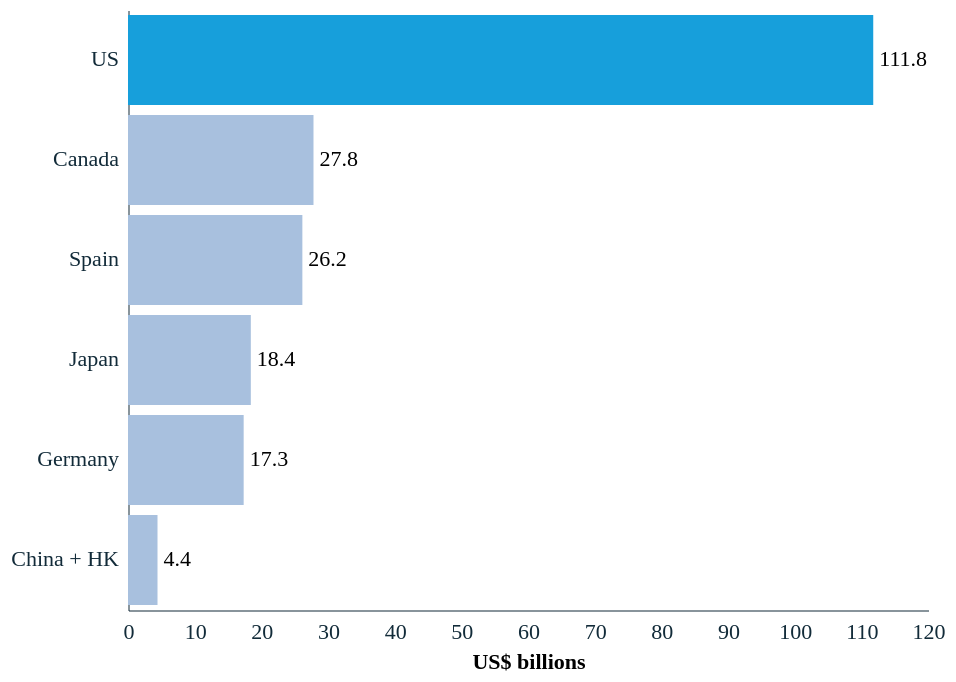

The code cell stored with this chart in its notebook:
### Code cell
# ── Read Chart 2 data ──
df2 = pd.read_excel("../data/Chartbook_Mexico_Nearshoring_ECO_v080626.xlsx",
                     sheet_name="Chart 2", skiprows=1,
                     usecols="A:B", names=["Country","Value"])

df2 = df2.dropna()
df2 = df2[df2["Country"] != "Total general"]
df2["Value"] = df2["Value"] / 1000  # to billions

# ── Chart 2: Cumulative FDI by country of origin ──
chart2 = alt.Chart(df2).mark_bar().encode(
    x=alt.X('Value:Q', axis=alt.Axis(title='US$ billions', format='.0f')),
    y=alt.Y('Country:N', sort='-x'),
    color=alt.condition(
        alt.datum.Country == 'US',
        alt.value(pallete["nominal_1"]),
        alt.value(pallete["bar"]["other"])
    )
)

text = alt.Chart(df2).mark_text(
    align='left',
    dx=3,
    fontSize=11,
).encode(
    x=alt.X('Value:Q'),
    y=alt.Y('Country:N', sort='-x'),
    text=alt.Text('Value:Q', format='.1f')
)

chart2 = chart2 + text
chart2

### Figure 1 — Vega-Lite specification as saved in the notebook (floating-point values rounded to 4 significant figures)
{"config": {"font": "Circular Std", "mark": {"line": {"interpolate": "linear"}}, "view": {"stroke": "transparent", "width": 400, "height": 300}, "range": {"category": ["#179fdb", "#e6224b", "#f4c245", "#122b39", "#eb5c2e", "#36b7b4"], "diverging": ["#E6224B", "#E54753", "#C9C9C9", "#179FDB", "#122B39"], "heatmap": ["#C9C9C9", "#179FDB", "#0063AF", "#122B39"], "ordinal": ["#00A767", "#36B7B4", "#179FDB", "#0063AF", "#243B5A"]}, "axisX": {"labelColor": "#122b39", "tickColor": "#122b39", "domainColor": "#122b39", "domainOpacity": 0.5, "gridOpacity": 0, "labelAngle": 0, "labelAlign": "center", "labelFontSize": 11, "labelPadding": 5, "tickCount": 10, "tickSize": 0, "title": ""}, "axisY": {"labelColor": "#122b39", "tickColor": "#122b39", "domainColor": "#122b39", "gridColor": "#122b39", "gridDash": [1, 5], "gridOpacity": 0.5, "labelPadding": 5, "labelFontSize": 11, "domainOpacity": 0.5, "tickSize": 0, "title": null, "titleAlign": "left", "titleAngle": 0, "titleBaseline": "bottom", "titleColor": "#122b39", "titleOpacity": 0.9, "titleX": 0, "titleY": -7}}, "layer": [{"mark": {"type": "bar"}, "encoding": {"color": {"condition": {"test": "(datum.Country === 'US')", "value": "#179fdb"}, "value": "#a8c0de"}, "x": {"axis": {"format": ".0f", "title": "US$ billions"}, "field": "Value", "type": "quantitative"}, "y": {"field": "Country", "sort": "-x", "type": "nominal"}}}, {"mark": {"type": "text", "align": "left", "dx": 3, "fontSize": 11}, "encoding": {"text": {"field": "Value", "format": ".1f", "type": "quantitative"}, "x": {"field": "Value", "type": "quantitative"}, "y": {"field": "Country", "sort": "-x", "type": "nominal"}}}], "data": {"name": "data-023a084c9bef97d3a4d9d1cc20038b86"}, "$schema": "https://vega.github.io/schema/vega-lite/v6.1.0.json", "datasets": {"data-023a084c9bef97d3a4d9d1cc20038b86": [{"Country": "US", "Value": 111.8}, {"Country": "Canada", "Value": 27.82}, {"Country": "Spain", "Value": 26.16}, {"Country": "Japan", "Value": 18.42}, {"Country": "Germany", "Value": 17.35}, {"Country": "China + HK", "Value": 4.426}]}}
